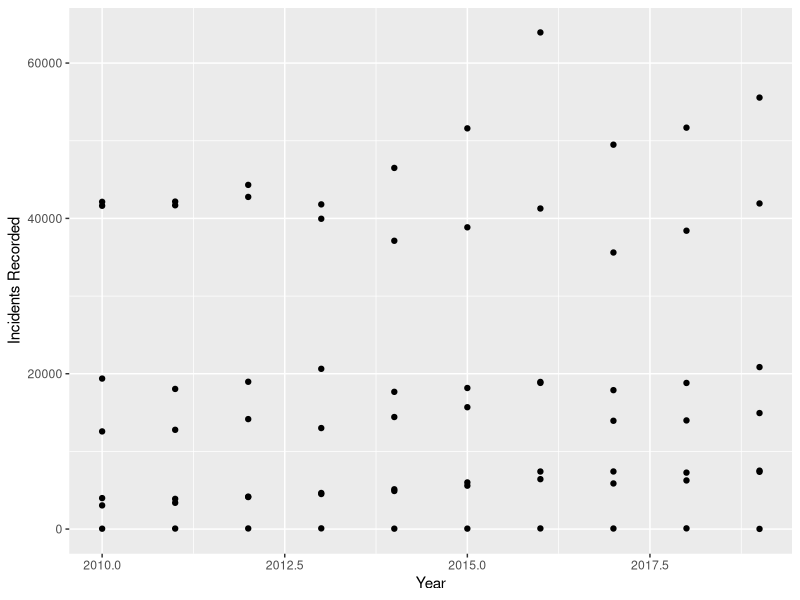

Here is the R script that generated this plot:
## ---- chunk 1
knitr::opts_chunk$set(echo = FALSE,
                      message = FALSE,
                      warning = FALSE,
                      fig.align = "center",
                      fig.path = "Figures/")
## ---- chunk 2
library(tidyverse)
## ---- chunk 3
accident <-  read_csv(here::here('Data_Tables_Criminal_Incidents_Visualisation_Year_Ending_December_2019 (2).csv'))
## ---- chunk 4
accidentfilter <- accident %>%
  filter(`Offence Subdivision` == "B40 Theft")

ggplot(data = accidentfilter, aes(x=Year, y=`Incidents Recorded`)) +
  geom_point()
